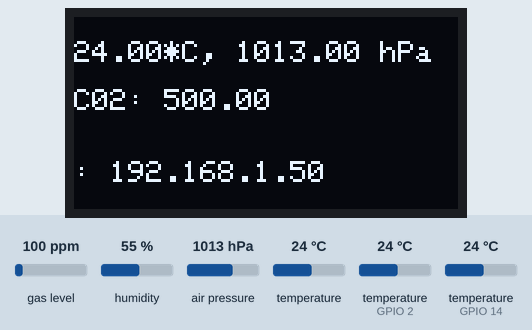
Recording of a sketch running on a simulated ESP8266 (NodeMCU). Shown: 128×64 one-colour display. Inputs (shaded band) come from the test bench; at power-on: gas level 100 ppm, air pressure 1013 hPa, temperature 24 °C, humidity 55 %, temperature (sensors on GPIO 2, GPIO 14) 24 °C. WiFi joins after 1.5 s; servers stay silent unless stated; not simulated (calls return 0 or success): secret.h; what the sketch prints to the serial monitor is not drawn.

Above: at 7.3 s.
7.4 s: gas level set to 20 ppm
At 10.5 s:
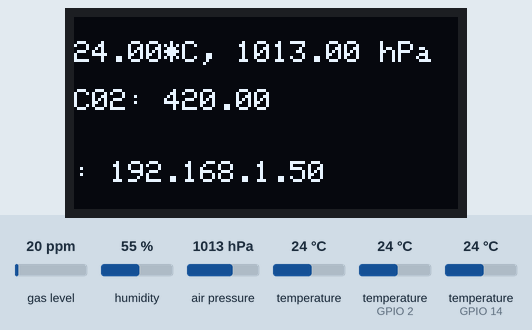
10.9 s: air pressure set to 952 hPa
At 12.7 s:
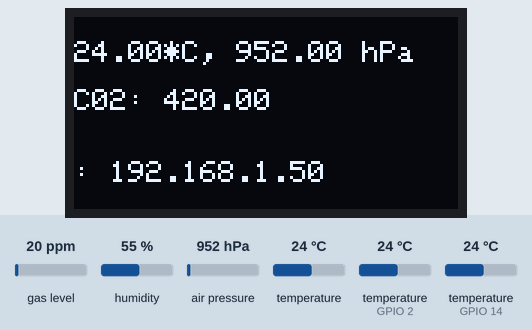
13.5 s: temperature (sensor 0) set to 12 °C
At 15.8 s:
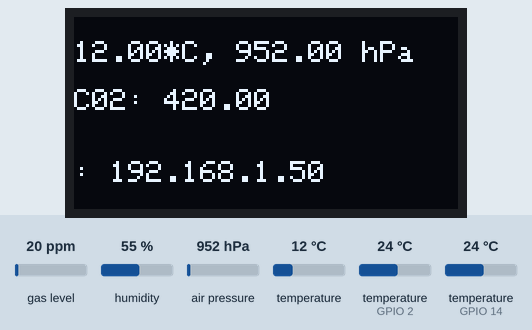
16.1 s: gas level set to 250 ppm
At 18.2 s:
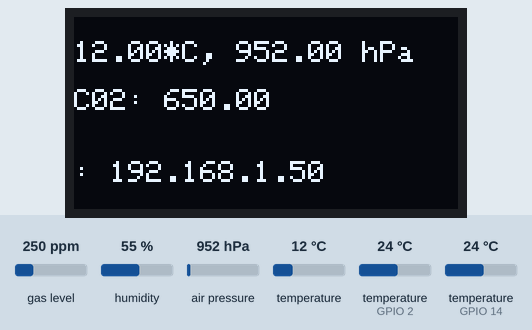
18.7 s: air pressure set to 975 hPa
At 20.3 s:
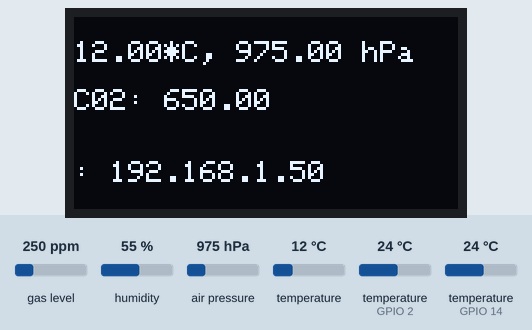
21.3 s: gas level set to 500 ppm
At 23.7 s:
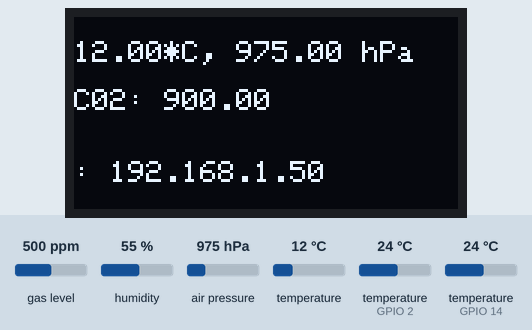
Timing chart, 0 to 24.9 s (numbered marks = the images above; inputs shaded):
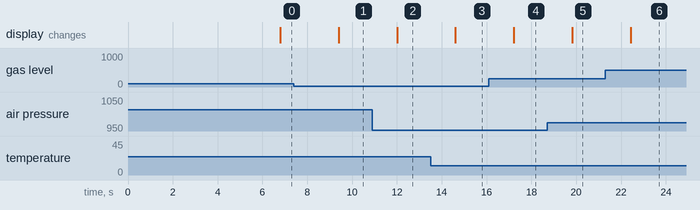

Measured:
- after the input at 7.4 s, the display: changes after 2.0 s (image 1)
- after the input at 10.9 s, the display: changes after 1.1 s (image 2)
- after the input at 13.5 s, the display: changes after 1.1 s (image 3)
- after the input at 16.1 s, the display: changes after 1.1 s (image 4)
- after the input at 18.7 s, the display: changes after 1.1 s (image 5)
- after the input at 21.3 s, the display: changes after 1.1 s (image 6)

The sketch:

nodemcu.ino
```cpp
#include <Wire.h>
#include <OneWire.h>

#include <ESP8266WiFi.h>
#include <ESPAsyncTCP.h>
#include <ESPAsyncWebServer.h>

#include <Adafruit_GFX.h>
#include <Adafruit_SSD1306.h>

#include <MQUnifiedsensor.h>
#include <Adafruit_BMP085.h>
#include <DallasTemperature.h>

#include <Adafruit_Sensor.h>
#include <DHT.h>
#include <DHT_U.h>

// definitions for MQ-135 gas sensor
#define BOARD              ("ESP8266")
#define PIN                (A0)
#define TYPE               ("MQ-135")
#define VOLTAGE_RESOLUTION (3.3)
#define ADC_BIT_RESOLUTION (10)
#define RATIOMQ135CLEANAIR (3.6)

// pin for the DS18B20 temperature sensor
#define ONE_WIRE_BUS 2

// DHT22 temperature and humidity sensor
#define DHTPIN 14
#define DHTTYPE DHT22

// header contains ssid and password to the wireless network
#include "secret.h"

Adafruit_SSD1306 display(128, 64, &Wire);
MQUnifiedsensor MQ135(BOARD, VOLTAGE_RESOLUTION, ADC_BIT_RESOLUTION, PIN, TYPE);
Adafruit_BMP085 bmp;

OneWire oneWire(ONE_WIRE_BUS);
DallasTemperature sensors(&oneWire);

#define DS18B20_SENSORS 8

DHT_Unified dht(DHTPIN, DHTTYPE);

// wifi network setup
AsyncWebServer server(80);
const char *ssid = NETSSID;
const char *password = NETPASS;

// MQ-135
String ppmCO;
String ppmCO2;
String ppmAlcohol;
String ppmNH4;
String ppmAceton;
String ppmToulen;

// BMP180
String temperature;
String pressure;
String seaLevelPressure;
String altitude;

// DS18B20
float temperatures[DS18B20_SENSORS];

// DHT22
String dhtTemperature;
String humidity;

// connection status
String connectionPrompt;

void setup() {
    Serial.begin(9600);
    Serial.println(F("<.> Initializing the peripherals:"));

    pinMode(LED_BUILTIN, OUTPUT);

    // initiating the peripherals
    initOLED();
    initMQ135();
    initBMP180();
    initDS18B20();

    // starting the dht22 sensor
    Serial.println(F("<.> Setting up DHT22 temperature and humidity sensor:"));
    dht.begin();

    // web server starts only if the connection is established
    while (initConnection() == false) {
        Serial.println(F("<!> Retrying connection in 1 second..."));
        delay(1000);
    }

    initWebServer();
    blink();
}

bool initOLED() {
    Serial.println(F("<.> Setting up OLED display..."));
    if (display.begin(SSD1306_SWITCHCAPVCC, 0x3C)) {
        display.clearDisplay();
        display.setTextSize(1);
        display.setTextColor(WHITE);
        Serial.println(F("<-> success."));
        return true;
    } else {
        Serial.println(F("<!> failure."));
        return false;
    }
}

void initMQ135() {
    Serial.println(F("<.> Setting up MQ-135 gas sensor..."));
    MQ135.setRegressionMethod(1);
    MQ135.init();
    calibrateMQ135();
    Serial.println(F("<-> success."));
}

bool initBMP180() {
    Serial.println(F("<.> Setting up BMP180 temperature and pressure sensor..."));
    if (bmp.begin()) {
        Serial.println(F("<-> success."));
        return true;
    }
    else {
        Serial.println(F("<!> failure."));
        return false;
    }
}

void initDS18B20() {
    Serial.println(F("<.> Setting up DS18B20 temperature sensor..."));
    sensors.begin();
    int numberOfDevices = sensors.getDeviceCount();

    if (numberOfDevices == 0) {
        Serial.print(F("<!> Detected "));
        Serial.print(numberOfDevices);
        Serial.println(F(" DS18B20 sensors."));
        Serial.println(F("<-> failure "));
    } else if (numberOfDevices != 8) {
        Serial.print(F("<?> Detected unexpected number of sensors: "));
        Serial.print(numberOfDevices);
        Serial.println(F("."));
        Serial.println(F("<?> functionality uncertain."));
    } else {
        Serial.print(F("<.> Detected expected number of sensors: "));
        Serial.println(numberOfDevices);
        Serial.println(F("<-> success "));
    }
}

bool initConnection() {
    Serial.println(F("<.> Setting up the wireless connection..."));
    WiFi.mode(WIFI_STA);
    WiFi.disconnect();
    WiFi.begin(ssid, password);

    Serial.print("<.> Connecting to " + WiFi.SSID() + " WiFi network");
    unsigned long startTime = millis();
    while (WiFi.status() != WL_CONNECTED) {
        // timeout after 10 seconds
        if (millis() - startTime >= 10000) {
            Serial.println();
            Serial.println(F("<!> failure - connection timed out."));
            return false;
        }
        Serial.print(F("."));
        delay(500);
    }

    Serial.println();
    Serial.print("<-> Connected to " + WiFi.SSID() + " at address: ");
    Serial.println(WiFi.localIP());
    connectionPrompt = "\n" + WiFi.SSID() + ": " + WiFi.localIP().toString();

    Serial.println(F("<-> success."));
    return true;
}

void initWebServer() {
    Serial.println(F("<.> Setting up the web server..."));
    server.on("/circumstances", HTTP_GET, [](AsyncWebServerRequest *request){
        String json_response = "";
        json_response += "{\"nodemcu\":{";
        json_response += "\"mq135\":{";
        json_response += "\"co\":\"" + readMQ135("co") + "\",";
        json_response += "\"co2\":\"" + readMQ135("co2") + "\",";
        json_response += "\"alcohol\":\"" + readMQ135("alcohol") + "\",";
        json_response += "\"nh4\":\"" + readMQ135("nh4") + "\",";
        json_response += "\"aceton\":\"" + readMQ135("aceton") + "\",";
        json_response += "\"toulen\":\"" + readMQ135("toulen") + "\"";
        json_response += "},";
        json_response += "\"bmp180\":{";
        json_response += "\"temperature\":\"" + readBMP180("temperature") + "\",";
        json_response += "\"pressure\":\"" + readBMP180("pressure") + "\",";
        json_response += "\"seaLevelPressure\":\"" + readBMP180("sealevelpressure") + "\",";
        json_response += "\"altitude\":\"" + readBMP180("altitude") + "\"";
        json_response += "},";
        json_response += "\"ds18b20\":{";
        json_response += "\"temperature\":\"" + readAverageDS18B20() + "\"";
        json_response += "},";
        json_response += "\"dht22\":{";
        json_response += "\"temperature\":\"" + readDHT22("temperature") + "\",";
        json_response += "\"humidity\":\"" + readDHT22("humidity") + "\"";
        json_response += "}";
        json_response += "}";
        json_response += "}";

        request->send(200, "application/json", json_response);
    });

    server.begin();
    Serial.println(F("<-> Setting up finished. HTTP server is now online!"));
}

void loop() {

    readBMP180();
    readMQ135();
    readDS18B20();
    readDHT22();

    displayData();
    delay(500);
}

void readBMP180() {
    // Read pressure and temperature directly into variables
    pressure = bmp.readPressure() / 100.0F;
    temperature = bmp.readTemperature();

    // Save the pressure at the sea level and convert to hPa
    float seaLevelPressurePascals = bmp.readSealevelPressure(150);
    seaLevelPressure = seaLevelPressurePascals / 100.0F;

    // Calculate altitude using previously read sea level pressure
    altitude = bmp.readAltitude(seaLevelPressurePascals);
}

void readMQ135() {
    MQ135.update();

    MQ135.setA(605.18); MQ135.setB(-3.937);
    ppmCO = MQ135.readSensor();

    MQ135.setA(110.47); MQ135.setB(-2.862);
    ppmCO2 = MQ135.readSensor() + 400;

    MQ135.setA(102.2 ); MQ135.setB(-2.473);
    ppmNH4 = MQ135.readSensor();

    MQ135.setA(77.255); MQ135.setB(-3.18);
    ppmAlcohol = MQ135.readSensor();

    MQ135.setA(44.947); MQ135.setB(-3.445);
    ppmToulen = MQ135.readSensor();

    MQ135.setA(34.668); MQ135.setB(-3.369);
    ppmAceton = MQ135.readSensor();
}

void readDS18B20() {
    sensors.requestTemperatures();

    for (int i = 0; i < DS18B20_SENSORS; i++) {
        temperatures[i] = sensors.getTempCByIndex(i);
    }
}

void readDHT22() {
    sensors_event_t event;

    // get temperature from DHT22 sensor
    dht.temperature().getEvent(&event);
    if (isnan(event.temperature)) {
        Serial.println(F("<!> Error reading temperature using DHT22 sensor."));
    }
    else {
        dhtTemperature = event.temperature;
    }

    // get humidity from DHT22 sensor
    dht.humidity().getEvent(&event);
    if (isnan(event.relative_humidity)) {
        Serial.println(F("<!> Error reading humidity using DHT22 sensor."));
    }
    else {
        humidity = event.relative_humidity;
    }
}

void displayData() {
    display.clearDisplay();
    display.setCursor(0, 0);
    display.println();
    display.print(temperature);
    display.print("*C, ");
    display.print(pressure);
    display.println(" hPa");
    display.print("\nC02: ");
    display.print(ppmCO2);
    display.println();
    display.println();
    display.println(connectionPrompt);
    display.display();
}

void calibrateMQ135() {
    float calcR0 = 0;

    for(int i = 1; i <= 10; i ++)
    {
        MQ135.update();
        calcR0 += MQ135.calibrate(RATIOMQ135CLEANAIR);
    }
    MQ135.setR0(calcR0/10);

    if(isinf(calcR0)) {
        // open circuit
        Serial.println(F("<!> failure."));
    }
    if(calcR0 == 0) {
        // analog to ground
        Serial.println(F("<!> failure."));
    }
}

String readDHT22(String param) {
    if (param == "temperature")
        return dhtTemperature;
    else if (param == "humidity")
        return humidity;
    return "no data";
}

String readAverageDS18B20() {
    float average = 0;
    String output = "";
    for (int i = 0; i < DS18B20_SENSORS; i++) {
        average += temperatures[i];
    }
    average = average / DS18B20_SENSORS;
    return output + average;
}

String readMQ135(String molecule) {
    if (molecule == "co")
        return ppmCO;
    else if (molecule == "co2")
        return ppmCO2;
    else if (molecule == "alcohol")
        return ppmAlcohol;
    else if (molecule == "nh4")
        return ppmNH4;
    else if (molecule == "aceton")
        return ppmAceton;
    else if (molecule == "toulen")
        return ppmToulen;
    return "no data";
}

String readBMP180(String param) {
    if (param == "temperature")
        return temperature;
    else if (param == "pressure")
        return pressure;
    else if (param == "altitude")
        return altitude;
    else if (param == "sealevelpressure")
        return seaLevelPressure;
    return "no data";
}

/* Generates three quick blinks of the builtin led */
void blink() {
    for (int i = 0; i < 4; i++) {
        digitalWrite(BUILTIN_LED, LOW); // Turn the LED on
        delay(500); // Wait for 500 milliseconds
        digitalWrite(BUILTIN_LED, HIGH); // Turn the LED off
        delay(500); // Wait for 500 milliseconds
    }
}

// vim: filetype=arduino:expandtab:shiftwidth=4:tabstop=4:softtabstop=2:textwidth=80:expandtab
```
